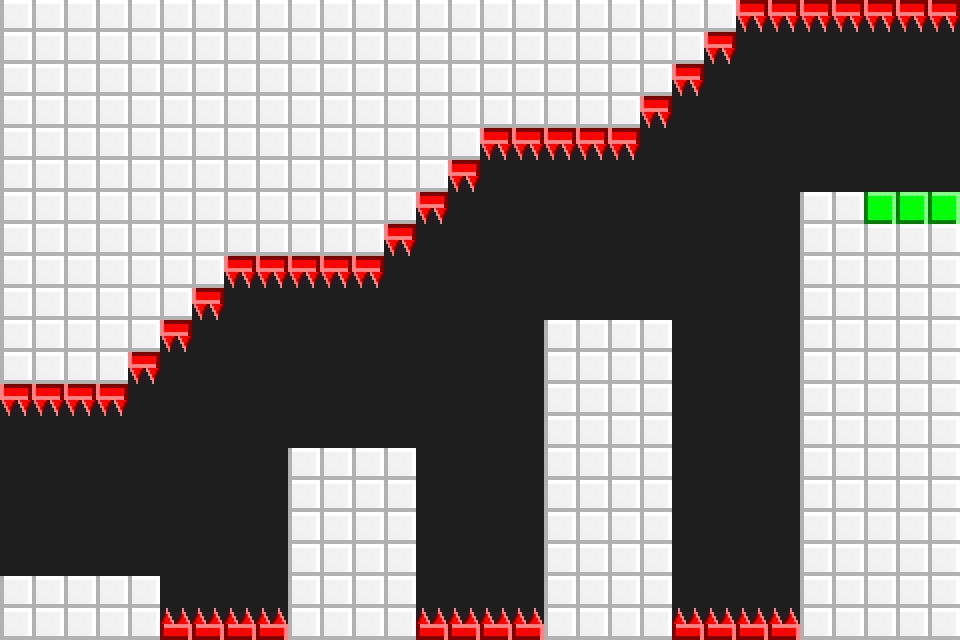

Rendered tile map (Tiled .tmx) drawn with the repository's tilesets; below, a short description and the map source with its tile grids summarised:
An orthogonal 30x20 tile map with 32x32 px tiles, 4 tile layers (Tile Layer 2, Tile Layer 1, Tile Layer 3, Tile Layer 4), 12 tilesets.

<map version="1.0" orientation="orthogonal" renderorder="right-down" width="30" height="20" tilewidth="32" tileheight="32" nextobjectid="1">
 <tileset firstgid="1" name="Blue_Down" tilewidth="32" tileheight="32" tilecount="1">
  <image source="Blue_Down.png" width="32" height="32" />
 </tileset>
 <tileset firstgid="2" name="Blue_Left" tilewidth="32" tileheight="32" tilecount="1">
  <image source="Blue_Left.png" width="32" height="32" />
 </tileset>
 <tileset firstgid="3" name="Blue_Right" tilewidth="32" tileheight="32" tilecount="1">
  <image source="Blue_Right.png" width="32" height="32" />
 </tileset>
 <tileset firstgid="4" name="Blue_Up" tilewidth="32" tileheight="32" tilecount="1">
  <image source="Blue_Up.png" width="32" height="32" />
 </tileset>
 <tileset firstgid="5" name="Green" tilewidth="32" tileheight="32" tilecount="1">
  <image source="Green.png" width="32" height="32" />
 </tileset>
 <tileset firstgid="6" name="Purple" tilewidth="32" tileheight="32" tilecount="1">
  <image source="Purple.png" width="32" height="32" />
 </tileset>
 <tileset firstgid="7" name="White" tilewidth="32" tileheight="32" tilecount="1">
  <image source="White.png" width="32" height="32" />
 </tileset>
 <tileset firstgid="8" name="Red_Down" tilewidth="32" tileheight="32" tilecount="1">
  <image source="Red_Down.png" width="32" height="32" />
 </tileset>
 <tileset firstgid="9" name="Red_Left" tilewidth="32" tileheight="32" tilecount="1">
  <image source="Red_Left.png" width="32" height="32" />
 </tileset>
 <tileset firstgid="10" name="Red_Right" tilewidth="32" tileheight="32" tilecount="1">
  <image source="Red_Right.png" width="32" height="32" />
 </tileset>
 <tileset firstgid="11" name="Red_up" tilewidth="32" tileheight="32" tilecount="1">
  <image source="Red_up.png" width="32" height="32" />
 </tileset>
 <tileset firstgid="12" name="Black" tilewidth="32" tileheight="32" tilecount="1">
  <image source="Black.png" width="32" height="32" />
 </tileset>
 <layer name="Tile Layer 2" width="30" height="20">
  <data>[600 cells, 600 non-empty, 1 distinct tile ids]</data>
 </layer>
 <layer name="Tile Layer 1" width="30" height="20">
  <data>[600 cells, 49 non-empty, 1 distinct tile ids]</data>
 </layer>
 <layer name="Tile Layer 3" width="30" height="20">
  <data>[600 cells, 6 non-empty, 1 distinct tile ids]</data>
 </layer>
 <layer name="Tile Layer 4" width="30" height="20">
  <data>[600 cells, 553 non-empty, 5 distinct tile ids]</data>
 </layer>
</map>
